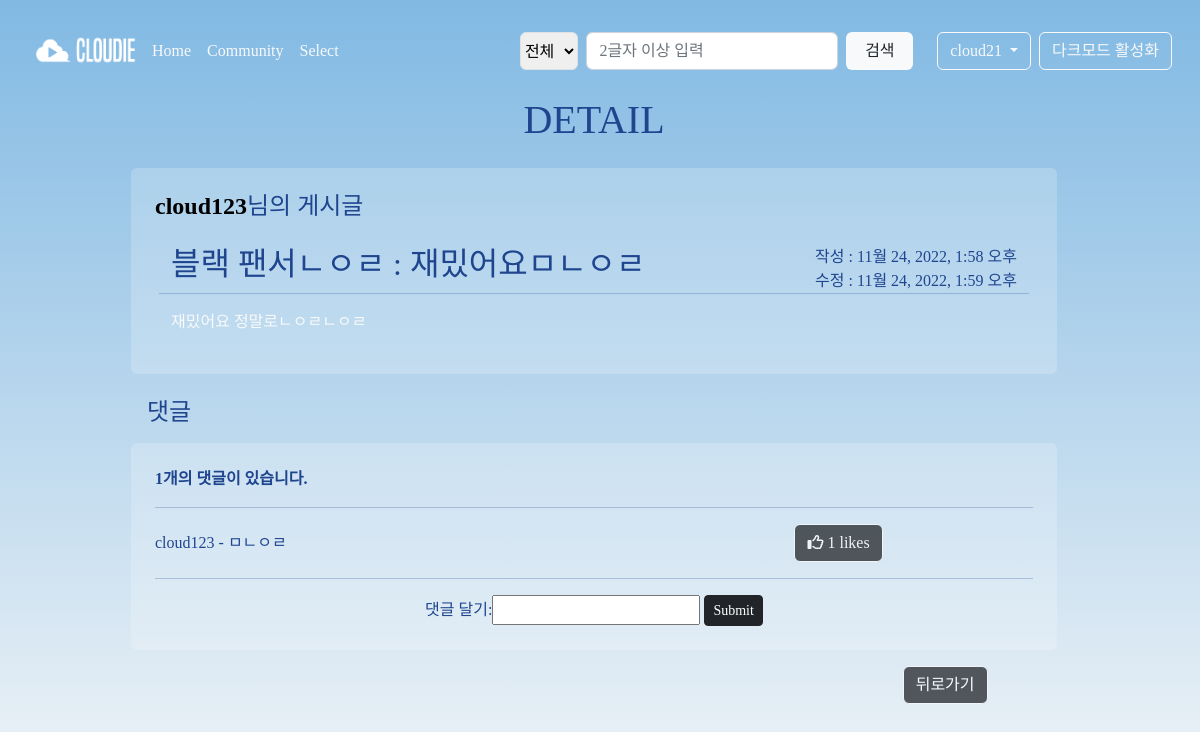
/community/8/ (signed in), run on the app's committed database.
### accounts/models.py (models this page shows)
class User(AbstractUser):
    class GenderChoices(models.TextChoices):
        MALE = '남성', '남성'
        FEMALE = '여성', '여성'
    followings = models.ManyToManyField('self', symmetrical=False, related_name='followers')
    lovings = models.ManyToManyField('self', symmetrical=False, related_name='lovers')
    favorite = models.IntegerField(null=True)
    age = models.IntegerField(null=True)
    gender = models.CharField(choices=GenderChoices.choices, max_length=2, blank=True)
    phone_number = models.CharField(validators=[RegexValidator(r'010-?[1-9]\d{3}-?\d{4}$')], max_length=13, blank=True)
    self_introduce = models.TextField(null=True)

### community/models.py (models this page shows)
class Review(models.Model):
    title = models.CharField(max_length=100)
    movie_title = models.CharField(max_length=50)
    rank = models.IntegerField()
    content = models.TextField()
    created_at = models.DateTimeField(auto_now_add=True)
    updated_at = models.DateTimeField(auto_now=True)
    user = models.ForeignKey(settings.AUTH_USER_MODEL, on_delete=models.CASCADE)
    like_users = models.ManyToManyField(settings.AUTH_USER_MODEL, related_name='like_reviews')

class Comment(models.Model):
    review = models.ForeignKey(Review, on_delete=models.CASCADE)
    user = models.ForeignKey(settings.AUTH_USER_MODEL, on_delete=models.CASCADE)
    content = models.TextField()
    like_users = models.ManyToManyField(settings.AUTH_USER_MODEL, related_name='like_comments')

### community/views.py (the view)
# urls.py: path('<int:review_pk>/', views.detail, name='detail'),
@require_GET
def detail(request, review_pk):
    if request.user.is_authenticated:
        review = get_object_or_404(Review, pk=review_pk)
        comments = review.comment_set.all()
        comment_form = CommentForm()
        context = {
            'review': review,
            'comment_form': comment_form,
            'comments': comments,
        }
        return render(request, 'community/detail.html', context)
    return redirect('accounts:login')

### community/forms.py
class CommentForm(forms.ModelForm):
    content = forms.CharField(
        label = '댓글 달기',
        widget = forms.TextInput(
            attrs = {
                'class' : 'comment-content',
                'row': 2,
                'col': 4,
            }
        )
    )
    class Meta:
        model = Comment
        exclude = ('review', 'user', 'like_users', )

### community/templates/community/detail.html (shortened to what this page needs)
{% extends 'base.html' %}
{% load bootstrap5 %}
{% block content %}
  <h1 class="my-3 text-center">DETAIL</h1>
  <div class="container">
    <div class="row d-flex justify-content-center">
      <div class="col-10">
        <div class="my-2">
          <div id="review" class="p-4 rounded">
            <h4><a href="{% url 'accounts:profile' review.user.username %}">{{ review.user }}</a>님의 게시글</h4>
            <div id="text" class="row d-flex p-3">
              <h2 class="col-7">{{ review.movie_title }} : {{ review.title }}</h2>
              <div class="col-5">
                <p class="text-end m-0">작성 : {{ review.created_at }}</p>
                <p class="text-end m-0">수정 : {{ review.updated_at }}</p>
              </div>
              <hr>
              <p class="text-light m-0">{{ review.content }}</p>
            </div>
          </div>
        </div>
      </div>
    </div>
    <div class="row d-flex justify-content-center">
      <div class="col-10">
        <div class="my-2">
          <h4 class= "mx-3 my-3">댓글</h4>
          <div id="review" class="p-4 rounded">
            {% if comments|length %}
              <p><b>{{ comments|length }}개의 댓글이 있습니다.</b></p>
              <hr>
            {% endif %}
            {% for comment in comments %}
              <div class="row align-items-center">
                <div id="commentbox" class="col-6">{{ comment.user }} - {{ comment.content }} </div>
                <div class="col-4 d-flex justify-content-end">
                  <form class="like-forms" data-comment-id="{{ comment.pk }}">
                    {% if user in comment.like_users.all %}
                      <button id="likeBtn-{{ comment.pk }}" class="btn btn-dark opacity-75 text-light border border-light">
                        <i id="like-{{ comment.pk }}" class="fa-solid fa-thumbs-up"></i> <span id="likes-count-{{ comment.pk }}">{{ comment.like_users.all|length }} likes</span>
                      </button>
                      {% comment %} 댓글 좋아요 {% endcomment %}
                    {% else %}
                      <button id="likeBtn-{{ comment.pk }}" class="btn btn-dark opacity-75 text-light border border-light">
                        <i id="like-{{ comment.pk }}" class="fa-regular fa-thumbs-up"></i> <span id="likes-count-{{ comment.pk }}">{{ comment.like_users.all|length }} likes</span>
                      </button>
                    {% endif %}
                  </form>
                </div>
              </div>
              <hr>
            {% empty %}
              <p><b>댓글이 없어요..</b></p>
            {% endfor %}
            {% if user.is_authenticated %}
              <div class="d-flex justify-content-center">
                <form class="rounded" action="{% url 'community:create_comment' review.pk %}" method="POST">
                  {{ comment_form }}
                  <input class="btn btn-dark btn-sm"type="submit">
                </form>
              </div>
            {% else %}
              <a href="{% url 'accounts:login' %}">[댓글을 작성하려면 로그인하세요.]</a>
            {% endif %}
          </div>
        </div>
        <div class="offset-10 col my-3">
          <a class="btn btn-dark opacity-75 border border-light" href="{% url 'community:index' %}">뒤로가기</a>
        </div>
      </div>
    </div>
  </div>
{% endblock  %}

### templates/base.html (shortened to what this page needs)
<!DOCTYPE html>
<html lang="en">
  <head>
    <link href="https://cdn.jsdelivr.net/npm/bootstrap@5.2.0-beta1/dist/css/bootstrap.min.css" rel="stylesheet">
</head>
<body>
  <nav class="mx-3 navbar navbar-expand-lg fixed-top">
    <div class="container-fluid">
      <a class="m-2 navbar-brand" href="{% url 'movies:index' %}">
        <img id="logo" src="/media/cloudie_white.png" alt="" width="100" height="60">
      </a>
      <div class="collapse navbar-collapse" id="navbarNavAltMarkup">
        <div class="navbar-nav">
          <a class="nav-link active text-light" aria-current="page" href="{% url 'movies:index' %}">Home</a>
          <a class="nav-link text-light" href="{% url 'community:index' %}">Community</a>
          <a class="nav-link text-light" href="{% url 'movies:select' %}">Select</a>
        </div>
      </div>
      <form id="searchForm" class="d-flex mx-3" role="search" method="get" action="{% url "movies:search" %}">
        <select style="width: 6em;" class="border rounded custom-select custom-select-md mx-2" name="type">
            <option value="all">전체</option>
        </select>
        <input id="search" class="form-control me-2" type="search" placeholder="2글자 이상 입력" aria-label="Search" name="movie">
        <button class="col-2 btn bg-light" type="submit">검색</button>
      </form>
      <div class="dropdown mx-2">
        <button class="btn border border-light opacity-100 dropdown-toggle my-3 text-light" type="button" data-bs-toggle="dropdown" aria-expanded="false">
          {% if user.username %}
            {{ user.username }}
          {% else %}
            Anonymous
          {% endif %}
        </button>
      </div>
      <button id="modeselect" class="btn border border-light opacity-100 text-light">다크모드 활성화</button>
    </div>
  </nav>
  {% block content %}
  {% endblock content %}
</body>
</html>

### data on the page
User: username "cloud21"
Review: user "cloud123", movie_title "블랙 팬서ㄴㅇㄹ", title "재밌어요ㅁㄴㅇㄹ", created_at "11월 24, 2022, 1:58 오후", updated_at "11월 24, 2022, 1:59 오후", content "재밌어요 정말로ㄴㅇㄹㄴㅇㄹ"
Comment: user "cloud123", content "ㅁㄴㅇㄹ", like_users.all|length "1"

### other printed values
{{ comments|length }} "1"
